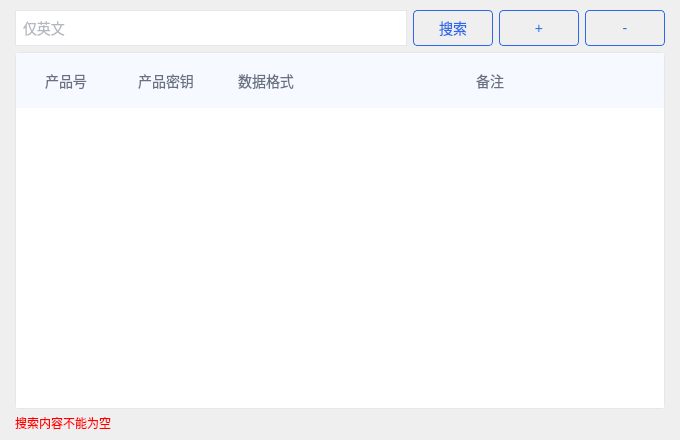
<?xml version="1.0" encoding="UTF-8"?>
<ui version="4.0">
 <class>configWindow</class>
 <widget class="QWidget" name="configWindow">
  <property name="geometry">
   <rect>
    <x>0</x>
    <y>0</y>
    <width>680</width>
    <height>440</height>
   </rect>
  </property>
  <property name="windowTitle">
   <string>Form</string>
  </property>
  <property name="styleSheet">
   <string notr="true">QTableWidget{ 
	color: rgb(104, 112, 130); 
	font-size:14px; 
	border-style:solid; 
	border-width:1px; 
	border-color:rgb(229, 231, 234); 
	border-radius:4px; 
} 
QTableWidget::item{ 
	border-style:solid; 
	border-bottom-width:1px; 
	border-color:rgb(229, 231, 234); 
} 
QPushButton:hover{
	color: rgb(47, 105, 235);
	font-size:14px;
	border-style:solid;
	border-width:1px;
	border-color:rgb(47, 105, 235);
	border-radius:4px;
	padding-left:15px;
	padding-right:15px;
	background-color: rgba(47, 105, 235, 0.08);
}
QPushButton {
	color: rgb(47, 105, 235);
	font-size:14px;
	border-style:solid;
	border-width:1px;
	border-color:rgb(47, 105, 235);
	border-radius:4px;
	padding-left:15px;
	padding-right:15px;
}
QPushButton:pressed{
	color: rgb(47, 105, 235);
	font-size:14px;
	border-style:solid;
	border-width:1px;
	border-color:rgb(47, 105, 235);
	border-radius:4px;
	padding-left:15px;
	padding-right:15px;
	background-color: rgba(47, 105, 235, 0.2);
}</string>
  </property>
  <layout class="QVBoxLayout" name="verticalLayout_2">
   <property name="spacing">
    <number>0</number>
   </property>
   <property name="leftMargin">
    <number>0</number>
   </property>
   <property name="topMargin">
    <number>0</number>
   </property>
   <property name="rightMargin">
    <number>0</number>
   </property>
   <property name="bottomMargin">
    <number>0</number>
   </property>
   <item>
    <widget class="QWidget" name="widget_config" native="true">
     <property name="styleSheet">
      <string notr="true">QHeaderView::section{
color: rgb(104, 112, 130);
font-size:14px;
background: transparent;
background: rgb(246, 249, 255);
padding: 1px;border: none;
border-style:solid;
border-right-width:0px;
border-left-width:0px;
}
QTableWidget{
color: rgb(104, 112, 130);
font-size:14px;
border-style:solid;
border-width:1px;
border-color:rgb(229, 231, 234);
border-radius:4px;
}</string>
     </property>
     <layout class="QVBoxLayout" name="verticalLayout">
      <property name="leftMargin">
       <number>15</number>
      </property>
      <property name="topMargin">
       <number>10</number>
      </property>
      <property name="rightMargin">
       <number>15</number>
      </property>
      <property name="bottomMargin">
       <number>10</number>
      </property>
      <item>
       <layout class="QHBoxLayout" name="horizontalLayout_3">
        <item>
         <widget class="QLineEdit" name="search_lineEdit">
          <property name="minimumSize">
           <size>
            <width>0</width>
            <height>36</height>
           </size>
          </property>
          <property name="maximumSize">
           <size>
            <width>16777215</width>
            <height>36</height>
           </size>
          </property>
          <property name="styleSheet">
           <string notr="true">color: rgb(104, 112, 130);
font-size:14px;
border-style:solid;
border-width:1px;
border-height：20px;
border-color:rgb(229, 231, 234);
border-radius:25px;
padding-left:5px;
</string>
          </property>
          <property name="inputMask">
           <string/>
          </property>
          <property name="maxLength">
           <number>6</number>
          </property>
          <property name="placeholderText">
           <string>仅英文</string>
          </property>
         </widget>
        </item>
        <item>
         <widget class="QPushButton" name="search_pushButton">
          <property name="minimumSize">
           <size>
            <width>80</width>
            <height>36</height>
           </size>
          </property>
          <property name="maximumSize">
           <size>
            <width>16777215</width>
            <height>36</height>
           </size>
          </property>
          <property name="styleSheet">
           <string notr="true"/>
          </property>
          <property name="text">
           <string>搜索</string>
          </property>
         </widget>
        </item>
        <item>
         <widget class="QPushButton" name="pushButton_configAdd">
          <property name="minimumSize">
           <size>
            <width>80</width>
            <height>36</height>
           </size>
          </property>
          <property name="maximumSize">
           <size>
            <width>16777215</width>
            <height>36</height>
           </size>
          </property>
          <property name="toolTip">
           <string>添加产品信息</string>
          </property>
          <property name="styleSheet">
           <string notr="true">color: rgb(47, 105, 235);
font-size:14px;
border-style:solid;
border-width:1px;
border-color:rgb(47, 105, 235);
border-radius:4px;
padding-left:15px;
padding-right:15px;</string>
          </property>
          <property name="text">
           <string>+</string>
          </property>
         </widget>
        </item>
        <item>
         <widget class="QPushButton" name="pushButton_configDel">
          <property name="minimumSize">
           <size>
            <width>80</width>
            <height>36</height>
           </size>
          </property>
          <property name="maximumSize">
           <size>
            <width>16777215</width>
            <height>36</height>
           </size>
          </property>
          <property name="toolTip">
           <string>删除产品信息</string>
          </property>
          <property name="styleSheet">
           <string notr="true">color: rgb(47, 105, 235);
font-size:14px;
border-style:solid;
border-width:1px;
border-color:rgb(47, 105, 235);
border-radius:4px;
padding-left:15px;
padding-right:15px;</string>
          </property>
          <property name="text">
           <string>-</string>
          </property>
         </widget>
        </item>
       </layout>
      </item>
      <item>
       <widget class="QTableWidget" name="tableWidget_config">
        <property name="enabled">
         <bool>true</bool>
        </property>
        <property name="sizePolicy">
         <sizepolicy hsizetype="Expanding" vsizetype="Expanding">
          <horstretch>0</horstretch>
          <verstretch>0</verstretch>
         </sizepolicy>
        </property>
        <property name="styleSheet">
         <string notr="true">QTableWidget::pane{
	border: 2px solid rgb(210, 210, 210);
	background:rgb(246, 246, 246);
	border-top-color:transparent;
}
QTableWidget::tab-bar{
	background:rgb(0, 0, 0);
	subcontrol-position:left;
}
QTableBar::tab{
	width:173px;
	height:45px;
	background:rgb(210, 210, 210);
	border: 2px solid rgb(210, 210, 210);
	border-top-left-radius: 8px;
	border-top-right-radius: 8px;
}
QTableBar::tab:selected{	
	background:rgb(246, 246, 246);
	border-bottom-color:rgb(246, 246, 246);
}
QTableBar::tab:!selected{
	background:qlineargradient(spread:pad, x1:0, y1:0, x2:0, y2:1, stop:0 rgba(240, 240, 240, 255), stop:0.5 rgba(210, 210, 210, 255), stop:1 rgba(225, 225, 225, 255));
}
</string>
        </property>
        <property name="editTriggers">
         <set>QAbstractItemView::NoEditTriggers</set>
        </property>
        <property name="dragEnabled">
         <bool>true</bool>
        </property>
        <property name="dragDropMode">
         <enum>QAbstractItemView::DragDrop</enum>
        </property>
        <property name="defaultDropAction">
         <enum>Qt::IgnoreAction</enum>
        </property>
        <attribute name="horizontalHeaderStretchLastSection">
         <bool>true</bool>
        </attribute>
        <attribute name="verticalHeaderVisible">
         <bool>false</bool>
        </attribute>
        <column>
         <property name="text">
          <string>产品号</string>
         </property>
         <property name="font">
          <font>
           <pointsize>25</pointsize>
          </font>
         </property>
        </column>
        <column>
         <property name="text">
          <string>产品密钥</string>
         </property>
        </column>
        <column>
         <property name="text">
          <string>数据格式</string>
         </property>
        </column>
        <column>
         <property name="text">
          <string>备注</string>
         </property>
        </column>
       </widget>
      </item>
      <item>
       <widget class="QLabel" name="label_info">
        <property name="minimumSize">
         <size>
          <width>0</width>
          <height>15</height>
         </size>
        </property>
        <property name="maximumSize">
         <size>
          <width>16777215</width>
          <height>15</height>
         </size>
        </property>
        <property name="styleSheet">
         <string notr="true">color: rgb(255, 0, 0)</string>
        </property>
        <property name="text">
         <string>搜索内容不能为空</string>
        </property>
       </widget>
      </item>
     </layout>
    </widget>
   </item>
  </layout>
 </widget>
 <resources/>
 <connections/>
</ui>
